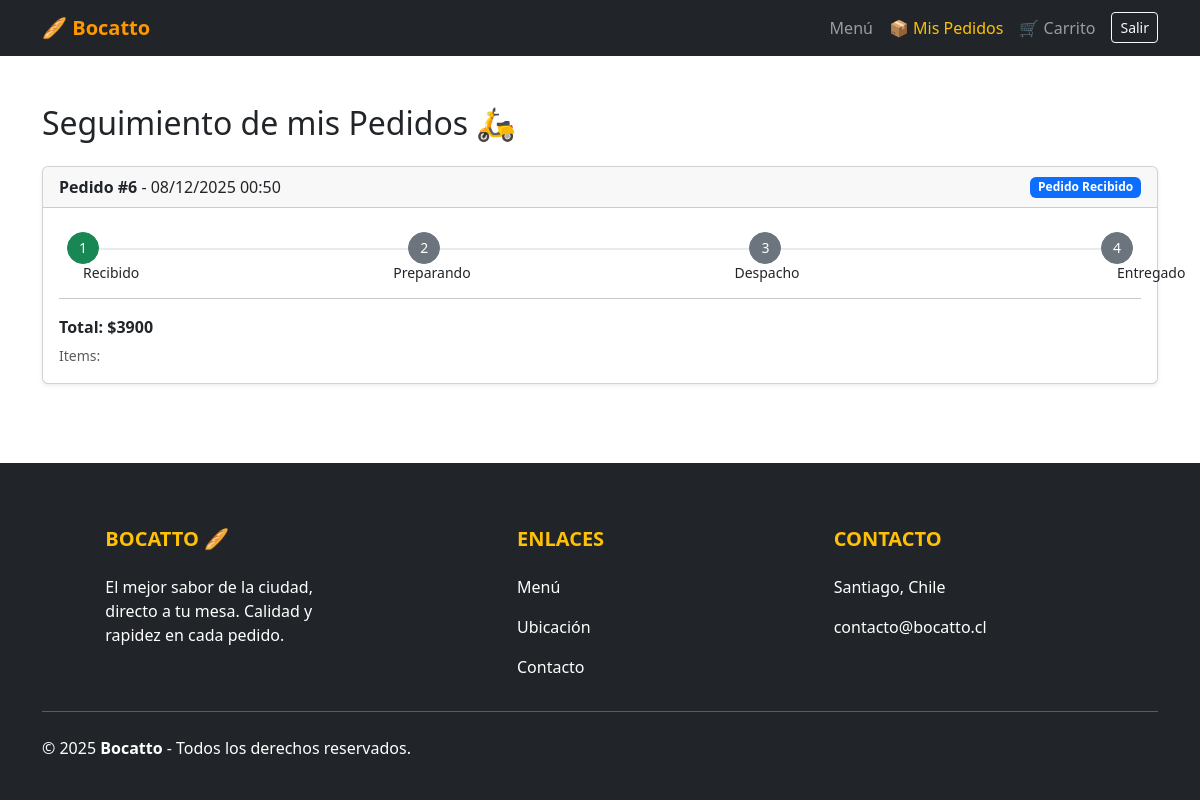
The app's page /mis-pedidos/ (signed in) with its own data.
### menu/models.py (models this page shows, shortened)
class Pedido(models.Model):
    TIPOS_ENTREGA = [
        ('retiro', 'Retiro en Tienda'),
        ('delivery', 'Delivery'),
    ]
    ESTADOS = [
        ('recibido', 'Pedido Recibido'),
        ('preparacion', 'En Preparación'),
        ('despacho', 'En Despacho'),
        ('entregado', 'Entregado'),
    ]
    nombre_cliente = models.CharField(max_length=100)
    telefono = models.CharField(max_length=20)
    tipo_entrega = models.CharField(max_length=20, choices=TIPOS_ENTREGA, default='retiro')
    direccion = models.TextField(blank=True, null=True) # Opcional, solo si es delivery
    fecha = models.DateTimeField(auto_now_add=True)
    total = models.DecimalField(max_digits=10, decimal_places=0, default=0)
    pagado = models.BooleanField(default=False)
    usuario = models.ForeignKey(User, on_delete=models.CASCADE, null=True, blank=True)
    estado = models.CharField(max_length=20, choices=ESTADOS, default='recibido')
    def get_progreso_step(self):
        orden = {'recibido': 1, 'preparacion': 2, 'despacho': 3, 'entregado': 4}
        return orden.get(self.estado, 1)

### menu/views.py (the view)
# urls.py: path('mis-pedidos/', mis_pedidos, name='mis_pedidos'),
@login_required
def mis_pedidos(request):
    pedidos = Pedido.objects.filter(usuario=request.user).order_by('-fecha')
    return render(request, 'menu/mis_pedidos.html', {'pedidos': pedidos})

### menu/templates/menu/mis_pedidos.html (shortened to what this page needs)
{% extends 'menu/base.html' %}
{% block content %}
<div class="container mt-5">
    <h2 class="mb-4">Seguimiento de mis Pedidos 🛵</h2>
    {% if pedidos %}
        {% for pedido in pedidos %}
        <div class="card mb-4 shadow-sm">
            <div class="card-header d-flex justify-content-between align-items-center">
                <span><strong>Pedido #{{ pedido.id }}</strong> - {{ pedido.fecha|date:"d/m/Y H:i" }}</span>
                <span class="badge bg-primary">{{ pedido.get_estado_display }}</span>
            </div>
            <div class="card-body">
                <div class="position-relative m-4">
                    <div class="progress" style="height: 2px;">
                    </div>
                    <div class="position-absolute top-0 start-0 translate-middle btn btn-sm
                        {% if pedido.get_progreso_step >= 1 %}btn-success{% else %}btn-secondary{% endif %} rounded-pill"
                        style="width: 2rem; height:2rem;">1</div>
                    <div class="position-absolute top-0 start-0 translate-middle-y mt-4" style="left: -10px;"><small>Recibido</small></div>
                    <div class="position-absolute top-0 start-33 translate-middle btn btn-sm
                        {% if pedido.get_progreso_step >= 2 %}btn-success{% else %}btn-secondary{% endif %} rounded-pill"
                        style="width: 2rem; height:2rem; left: 33%;">2</div>
                    <div class="position-absolute top-0 start-33 translate-middle-y mt-4" style="left: 30%;"><small>Preparando</small></div>
                    <div class="position-absolute top-0 start-66 translate-middle btn btn-sm
                        {% if pedido.get_progreso_step >= 3 %}btn-success{% else %}btn-secondary{% endif %} rounded-pill"
                        style="width: 2rem; height:2rem; left: 66%;">3</div>
                    <div class="position-absolute top-0 start-66 translate-middle-y mt-4" style="left: 63%;"><small>Despacho</small></div>
                    <div class="position-absolute top-0 start-100 translate-middle btn btn-sm
                        {% if pedido.get_progreso_step >= 4 %}btn-success{% else %}btn-secondary{% endif %} rounded-pill"
                        style="width: 2rem; height:2rem;">4</div>
                    <div class="position-absolute top-0 start-100 translate-middle-y mt-4" style="left: 95%;"><small>Entregado</small></div>
                </div>
                <hr class="mt-5">
                <p class="mb-1"><strong>Total: ${{ pedido.total }}</strong></p>
                <small class="text-muted">Items: {{ pedido.itempedido_set.count }}</small>
            </div>
        </div>
        {% endfor %}
    {% else %}
        <div class="alert alert-info">Aún no has realizado pedidos. <a href="{% url 'index' %}">¡Ve al menú!</a></div>
    {% endif %}
</div>
{% endblock %}

### menu/templates/menu/base.html (style rules this page uses)
body { min-height: 100vh; display: flex; flex-direction: column; }

### records on screen
Pedido: id "6", fecha "08/12/2025 00:50", estado "Pedido Recibido", total "3900"
